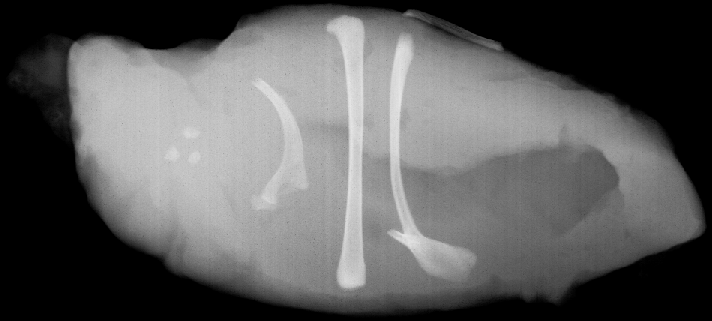
%> input picture 大三下数字图像处理/20200610/第9章实验内容/Fig0918(a).tif, 712 x 321 px
$ octave test3.m   (GNU Octave 9; MATLAB toolbox functions it lacks are replaced by stand-ins)
%> lines starting %> are read from the running program, lines starting %| are printed output that depends on the picture; in (x1, y1, x2, y2) boxes, pixels count from 0 and x2, y2 are one past the last pixel; in counts of white or black regions, pixels touching at a corner belong together; the program's own positions count from 1
clc
clear

I=imread('Fig0918(a).tif');
%> I is the input picture: size 321x712 uint8; min 0, max 231, mean 92.5
BW = im2bw(I,0.8);
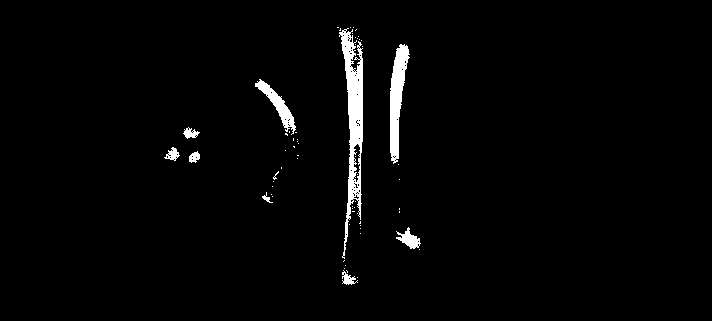
%> BW: size 321x712 logical; 2.2% white; 62 white regions (53 under 20 px), largest, box (x1, y1, x2, y2) and area: (339, 28, 363, 259) 2333, (390, 44, 410, 164) 1262, (255, 79, 296, 135) 601
figure(1);imshow(BW);
se=strel('square',6);
I1=imdilate(BW,se);
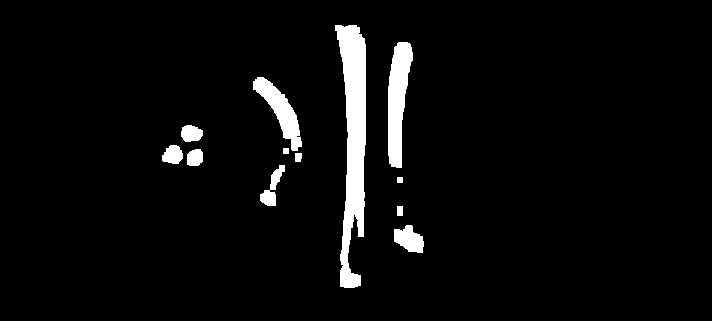
%> I1: size 321x712 logical; 4.4% white; 12 white regions, largest, box (x1, y1, x2, y2) and area: (335, 25, 366, 288) 4824, (388, 42, 413, 168) 2029, (253, 77, 302, 151) 1318
figure(2);imshow(I1);title('膨胀');
se1=strel('square',4);
I2=imerode(I1,se1);
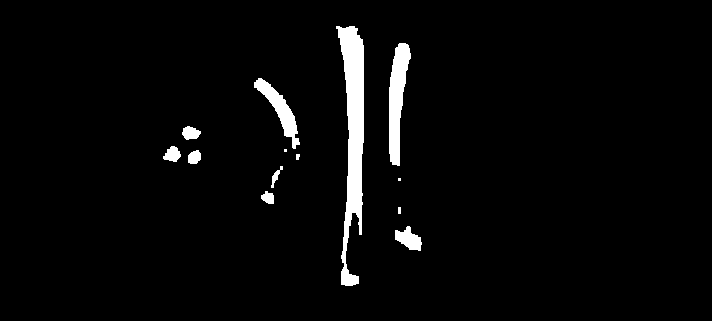
%> I2: size 321x712 logical; 3.3% white; 13 white regions (2 under 20 px), largest, box (x1, y1, x2, y2) and area: (336, 26, 364, 286) 3795, (389, 43, 411, 166) 1585, (254, 78, 300, 149) 949
figure(3);imshow(I2);title('腐蚀');
BW2 = bwareaopen(I2,200);
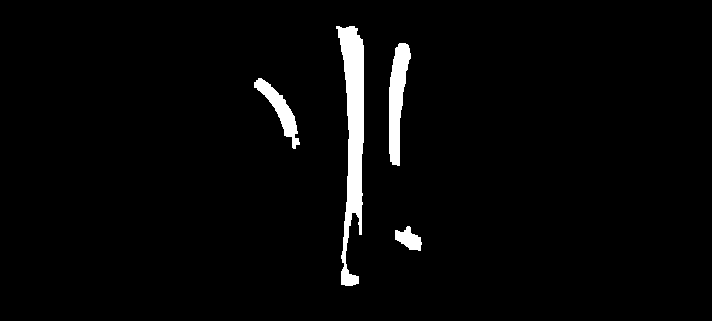
%> BW2: size 321x712 logical; 2.9% white; 4 white regions, box (x1, y1, x2, y2) and area: (336, 26, 364, 286) 3795, (389, 43, 411, 166) 1585, (254, 78, 300, 149) 949, (395, 226, 422, 251) 394
figure(4);imshow(BW2);title('去除小面积');
[L, num] = bwlabel(BW2,4);
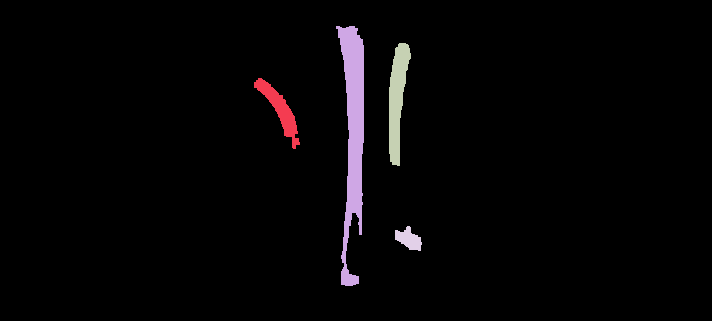
%> L: size 321x712 double; 5 distinct labels, from 0 to 4; one colour per label, 0 black
%> num = 4
 RGB=label2rgb(L,@jet,[0 0 0]);
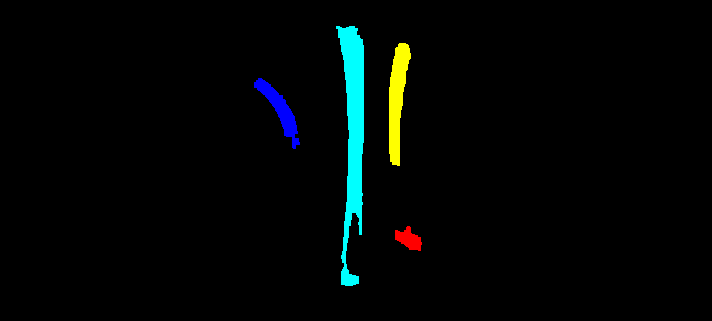
%> RGB: size 321x712x3 uint8; mean R, G, B 2.2, 6, 5.3
figure(5);imshow(RGB);title('伪彩色图像');
